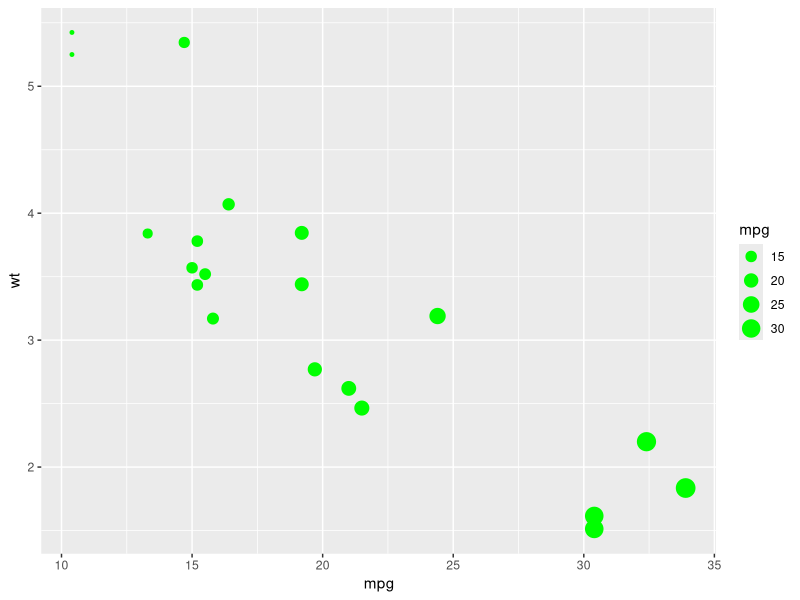

The R script that drew this image:
## This exercise demonstrates how to gradiate symbols in ggplot2

# Bring in the data
setwd("~/R/rineasysteps/data")
frame <- read.csv("DataSet-Autos.csv")

# Bring in ggplot2
library(ggplot2)

# quickplot mpg and weight, setting size to weigh by mpg
qplot(data = frame, mpg, wt, size = mpg, color = I("Green"))
